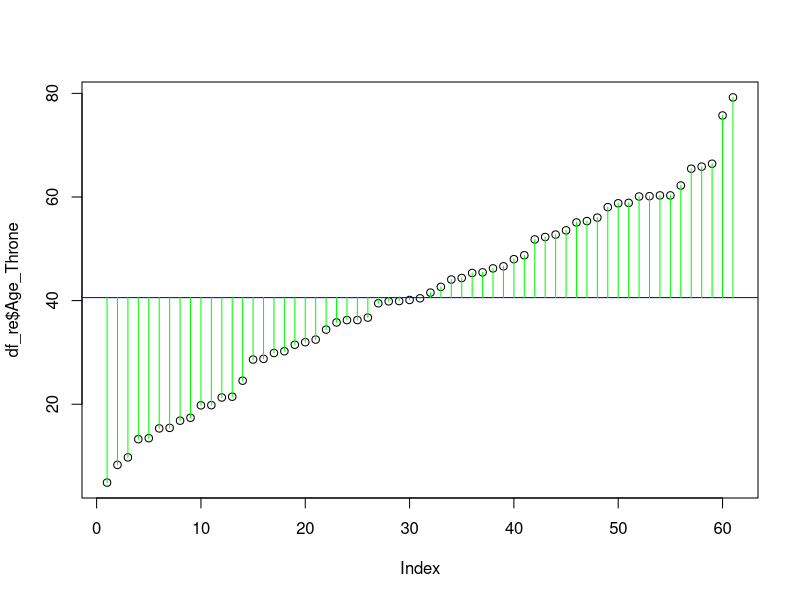
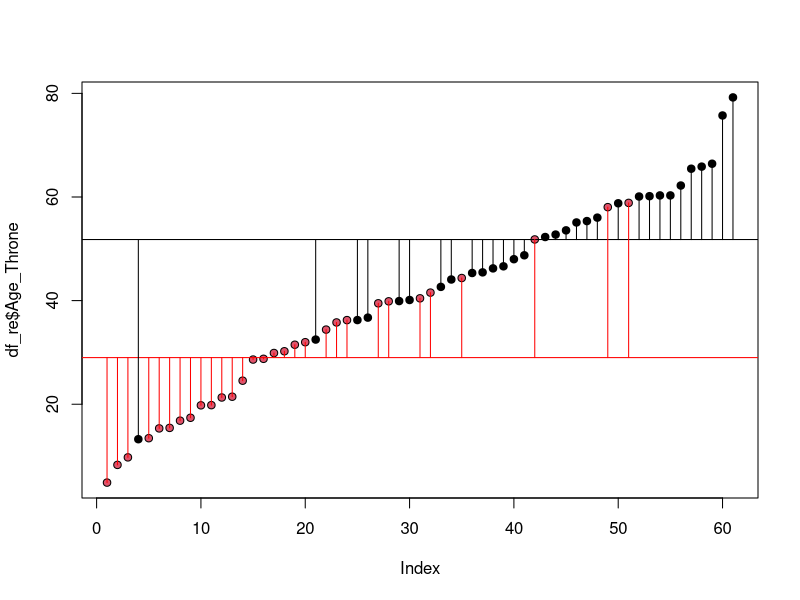
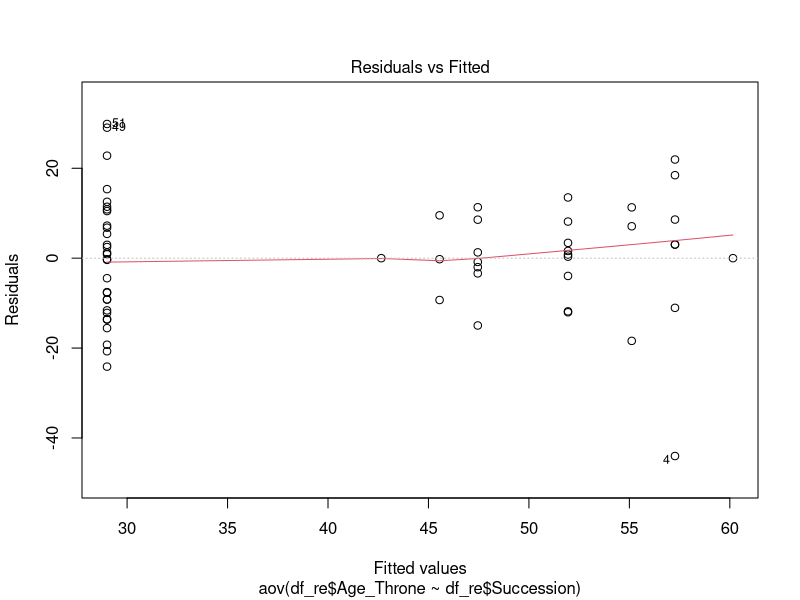
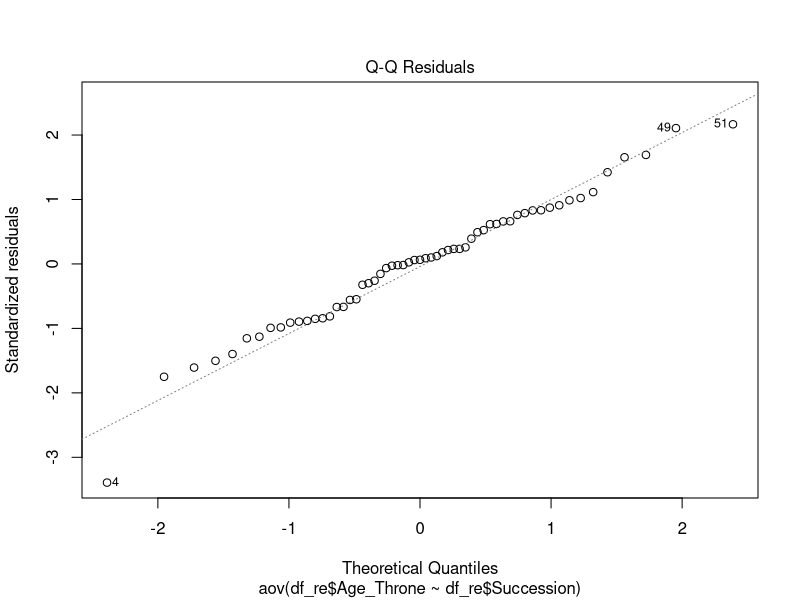
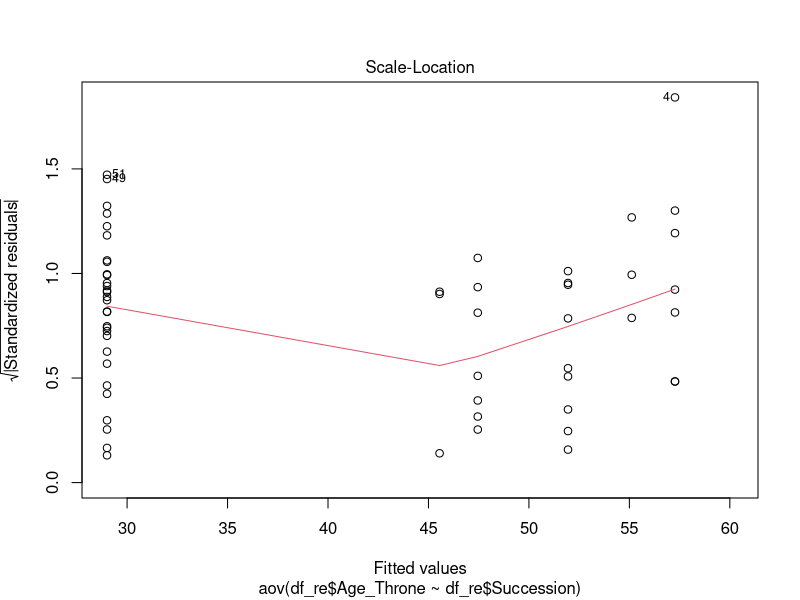
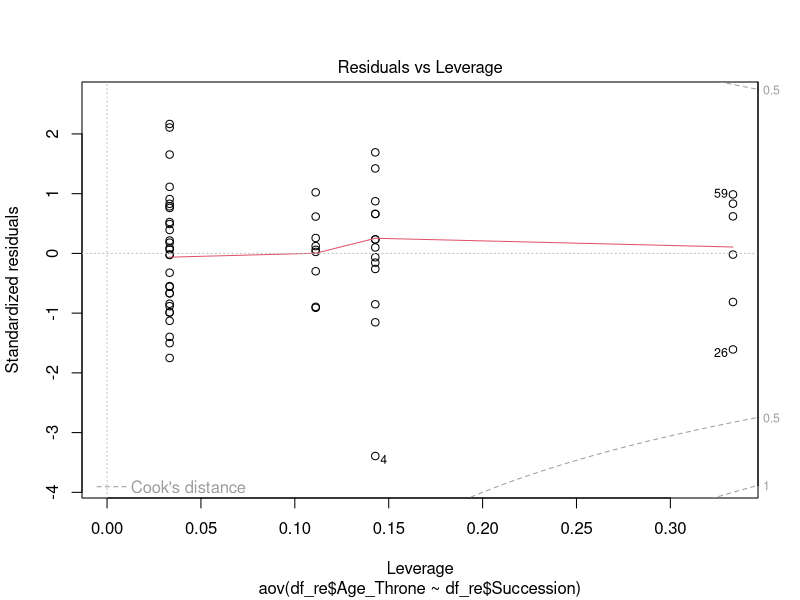
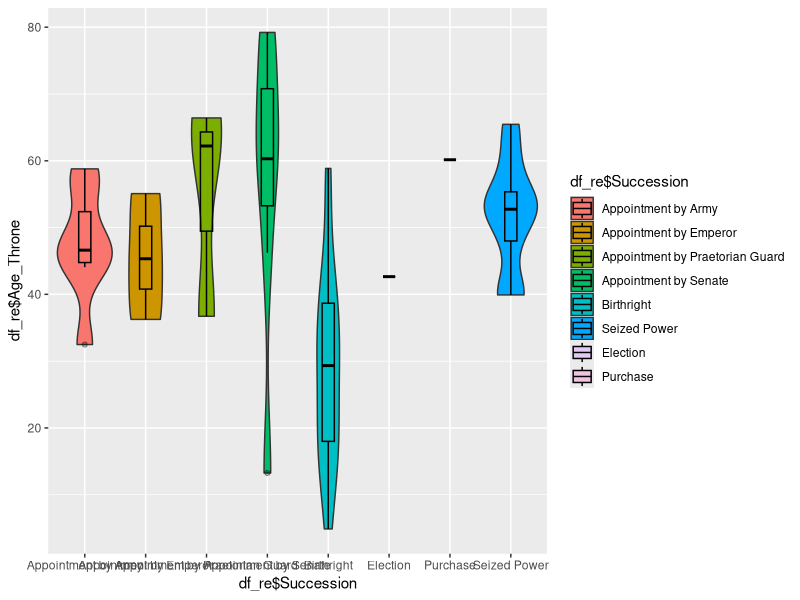

The R script that drew these images, in order:
#CURS---------

# importul si incarcarea datelor in memoria de lucru---------
library(readxl)
example_dataset <- read_excel("example_dataset.xlsx")
df_re <- as.data.frame(example_dataset)
rm(example_dataset)

######definim variabilele categorice ca factori---------
df_re[,c(2:6)] <- lapply(df_re[,c(2:6)], factor)

######eliminam coloana Index-----------
df_re <- df_re[, -1]

###creem o noua coloana care contine precizarea modului de ascensiune la putere ca drept ereditar, sau altul
df_re$Succession_bivariate <- as.factor(                               #cerem crearea noii coloane ca factor
  ifelse(                                                                       #functie prin care putem sa creem grupuri conditionate
    df_re$Succession=="Birthright",                                    # specificam setul de date si coloana pe care le dorim grupate
    #si conditia pe care o dorim indeplinita
    "Ereditar",                                                                # specificam valoarea pe care o dorim in cazul indeplinirii conditiei
    "Altul"))                                                                  # specificam valoarea pe care o dorim in cazul neindeplinirii conditiei

plot(df_re$Age_Throne)
abline(h=mean(df_re$Age_Throne), col="blue")
for(i in 1:61) lines(c(i,i), c(mean(df_re$Age_Throne), df_re$Age_Throne[i]), col="green")


plot(df_re$Age_Throne, pch=21, bg=as.numeric(df_re$Succession_bivariate))
abline(h=mean(df_re$Age_Throne[df_re$Succession_bivariate=="Ereditar"]), col="red")
abline(h=mean(df_re$Age_Throne[df_re$Succession_bivariate=="Altul"]))
index <- 1:length(df_re$Age_Throne)
for (i in 1:length(index)) {
  if (df_re$Succession_bivariate[i]=="Ereditar")
    lines(c(index[i], index[i]), c(mean(df_re$Age_Throne[df_re$Succession_bivariate=="Ereditar"]), df_re$Age_Throne[i]), col="red")
  else
    lines(c(index[i],index[i]), c(mean(df_re$Age_Throne[df_re$Succession_bivariate=="Altul"]), df_re$Age_Throne[i]))
}



SSY <- sum((df_re$Age_Throne-mean(df_re$Age_Throne))^2) # calculam suma deviatiilor/rezidualelor la patrat pentru variabila analizata, 
SSY                                                     # care constituie variatia totala observabila, compusa din variatia explicabila data
                                                        # de diferentele reale dintre grupuri (SSA), si variatia ne-explicata, datorata erorilor
                                                        # introduse de esantionaj (SSE)

sqr_Ereditar <- sum((df_re$Age_Throne[df_re$Succession_bivariate=="Ereditar"]-              # calculam suma rezidualelor la patrat 
                       mean(df_re$Age_Throne[df_re$Succession_bivariate=="Ereditar"]))^2)   # pentru grupul "Ereditar" al variabilei analizate


sqr_Altul <- sum((df_re$Age_Throne[df_re$Succession_bivariate=="Altul"]-                    # calculam suma rezidualelor la patrat 
                    mean(df_re$Age_Throne[df_re$Succession_bivariate=="Altul"]))^2)         # pentru grupul "Altul" al variabilei analizate


SSE <- sqr_Ereditar+sqr_Altul           #suma rezidualelor la patrat calculata pentru pentru fiecare grup constituie variatia ne-explicata
SSA=SSY-SSE                             #variatia reala dintre grupuri este data de diferenta dintre variatia totala si variatia ne-explicata     
                                     
f_stat=SSA/(SSE/59)                     #valoarea f ne raportează la o curbă de distribuție numită Distribuția F. Dacă valoarea f obținută de noi 
f_stat                                  #este mai mare decât valoarea critică f, putem respinge ipoteza nulă
qf(0.95, 1, 59)                         #calculăm valoarea critică f pentru un interval de încredere de 95%, pentru 1 grad de libertate pentru
                                        #variația totală, și 59 de grade de libertate pentru variația pe grupuri
1-pf(42.23, 1, 59)                      #calculăm probabilitățile cumulative pentru ipoteza nulă


#SEMINAR----------
#ANALIZA VARIATIEI cu functia aov---------

AOV_re <- aov(df_re$Age_Throne~df_re$Succession)           # analizam variatia varstei de accedere la tron in functie de modalitatea de succesiune
summary(AOV_re)                                            # cerem afisarea sumarului analizei
plot(AOV_re)                                               # verificam validitatea rezultatelor analizei, dar valoarea p nu ne ajuta in interpretare

#summary.lm(AOV_re)                                         #cerem afisarea sumarului analizei cu indicarea puterii de influenta a variabilei 
                                                           #independente asupra variabilei raspuns
TukeyHSD(AOV_re)                                           #functia TukeyHSD efectueaza o comparatie multipla a mediilor contrastand fiecare
                                                           #pereche de grupuri

library(ggplot2)
plot_aov_re <- ggplot(df_re, aes(x=df_re$Succession, y=df_re$Age_Throne, fill=df_re$Succession))+
  geom_violin()+                                    # graficul de tip "violin" ne reda distributia valorilor                                      
  geom_boxplot(width=0.2, color="black", alpha=0.3) # graficul de tip boxplot ne indica valorile statistice relevante si posibilele valori aberante
plot_aov_re

# Analiza multifactoriala - 2 sau mai multi factori cu 2 sau mai multe nivele---------

df_re$Provincie_bivariate <- as.factor(                               #cerem crearea noii coloane ca factor
  ifelse(                                                             #functie prin care putem sa creem grupuri conditionate
    df_re$`Birth Province`=="Italia",                                 # specificam setul de date si coloana pe care le dorim grupate
                                                                      #si conditia pe care o dorim indeplinita
    "Italia",                                                         # specificam valoare pe care o dorim in cazul indeplinirii conditiei
    "Alta"))                                                         # specificam valoare pe care o dorim in cazul neindeplinirii conditiei

aov_re_multi_2 <-aov(df_re$Age_Throne~                                        # analizam variatia varstei de accedere la tron
                       df_re$Succession_bivariate*df_re$Provincie_bivariate)  # in functie de modalitatea de succesiune si provincia de origine
                                                                              # cu presupunerea ca exista influente reciproce intre cele doua variabile
summary(aov_re_multi_2)
#summary.lm(aov_re_multi_2)

aov_re_multi_3 <-aov(df_re$Age_Throne~                                        # analizam variatia varstei de accedere la tron
                       df_re$Succession_bivariate+df_re$Provincie_bivariate)  # in functie de modalitatea de succesiune si provincia de origine
                                                                              # cu presupunerea ca nu exista influente reciproce intre cele doua variabile
summary(aov_re_multi_3)
#summary.lm(aov_re_multi_3)

TukeyHSD(aov_re_multi_3)



